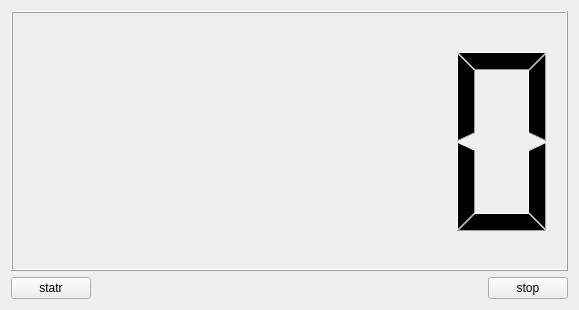
<?xml version="1.0" encoding="UTF-8"?>
<ui version="4.0">
 <class>Widget</class>
 <widget class="QWidget" name="Widget">
  <property name="geometry">
   <rect>
    <x>0</x>
    <y>0</y>
    <width>579</width>
    <height>310</height>
   </rect>
  </property>
  <property name="windowTitle">
   <string>Widget</string>
  </property>
  <layout class="QGridLayout" name="gridLayout">
   <item row="0" column="0" colspan="3">
    <widget class="QLCDNumber" name="lcdNumber"/>
   </item>
   <item row="1" column="0">
    <widget class="QPushButton" name="stratBtn">
     <property name="text">
      <string>statr</string>
     </property>
    </widget>
   </item>
   <item row="1" column="1">
    <spacer name="horizontalSpacer">
     <property name="orientation">
      <enum>Qt::Horizontal</enum>
     </property>
     <property name="sizeHint" stdset="0">
      <size>
       <width>396</width>
       <height>20</height>
      </size>
     </property>
    </spacer>
   </item>
   <item row="1" column="2">
    <widget class="QPushButton" name="stopBtn">
     <property name="text">
      <string>stop</string>
     </property>
    </widget>
   </item>
  </layout>
 </widget>
 <resources/>
 <connections/>
</ui>
